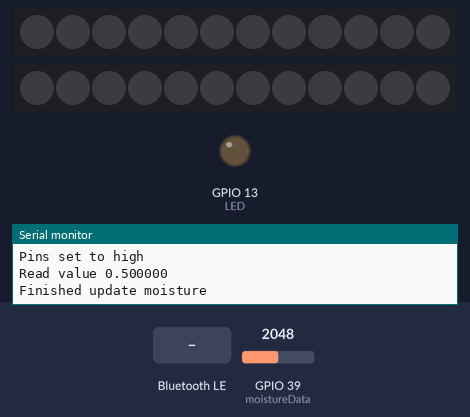
A sketch run on a simulated ESP32. Shown: 2 × 12 RGB LEDs in strip order, left to right, output pins drawn as LEDs (lit = HIGH), the last lines printed to the serial monitor. The inputs (shaded band) are chosen by the test bench; at power-on: GPIO 39 (moistureData) = 2048. Nothing arrives over Bluetooth unless stated; a phone connects over Bluetooth LE 3 s after start; pins used as bus, display or sensor lines are not drawn.

Above: at 1.3 s.
1.4 s: Bluetooth LE write "VM8280875" received
At 10.25 s:
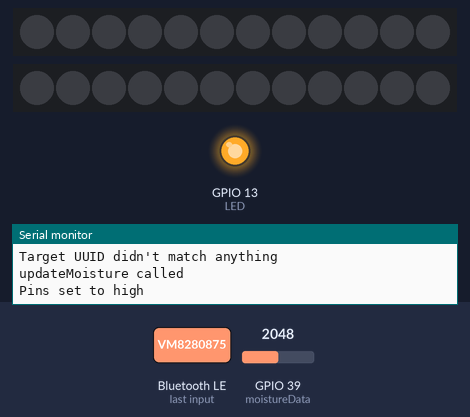
Timing chart, 0 to 11.8 s (numbered marks = the images above; inputs shaded):
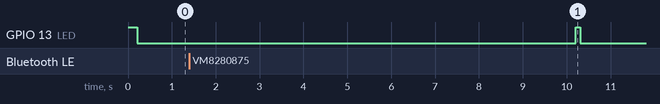

The sketch:

PlantPotFirmware.ino
```cpp
#include <BLEDevice.h>
#include <BLEUtils.h>
#include <BLEServer.h>
//#include <WiFi.h>
//#include <NTPClient.h>
//#include <WiFIUdp.h>
#include <Adafruit_NeoPixel.h>
#include <SPI.h>
#include "UUIDs.h"
#include "pins.h"
#include "PlantPotFirmware.h"

/*
 Name:		PlantPotv2.ino
 Created:	5/14/2020 11:01:40 PM
 Author:	markj
*/

Adafruit_NeoPixel strips[2];

BLEServer* bleServer;
bool bleconnected = false;

float moisture = 0;
BLEService* MoistureService;
BLECharacteristic* MoistureCharacteristic;

float threshold = 0.5;
BLEService* ThresholdService;
BLECharacteristic* ThresholdCharacteristic;

unsigned char colour[3] = {255, 0, 128};
BLEService* ColourService;
BLECharacteristic* RedCharacteristic;
BLECharacteristic* GreenCharacteristic;
BLECharacteristic* BlueCharacteristic;

bool lightsOn = false;
BLEService* LightsOnService;
BLECharacteristic* LightsOnCharacteristic;

/*
char ssid[20] = "VM8280875";
char pass[20] = "s3bkCttHnpbr";
byte ip[4];
bool* wificonnected = false;
BLEService* WiFiCredentailsService;
BLECharacteristic* SSIDCharacteristic;
BLECharacteristic* PASSCharacteristic;
BLECharacteristic* IPCharacteristic;
BLECharacteristic* ConnectedCharactersitic;

WiFiUDP ntpUDP;
NTPClient ntpClient(ntpUDP);
unsigned long* lastTimeGet;
unsigned int* networktime;
*/

void setup()
{
	Serial.begin(115200);
	pinsInit();         // Initialise the GPIO pins for the pixels, moisture power and data and status LED.
	pixelsInit();       // Initialise the pixels.
	//tryWifiInit();      // Initialise the WiFi and NTP clients, may fail if WiFi not available.
	bleInit();          // Initialise the bluetooth low energy server.
	updateMoisture();   // Update the moisture for the first time.
	moisture *= 2;
	updatePixels();     // Update the pixels for the first time.
}

void loop()
{
	updateMoisture();
	delay(10000);
}

void pixelsInit()
{
	strips[0] = Adafruit_NeoPixel(NUM_LEDS, L1, NEO_GRB + NEO_KHZ800);
	strips[1] = Adafruit_NeoPixel(NUM_LEDS, L2, NEO_GRB + NEO_KHZ800);
	for (byte i = 0; i < 2; i++) {
		strips[i].begin();
	}
	return;
}
/*
void tryWifiInit()
{
	// Starts WiFi and initialises the NTP client
	WiFi.begin(ssid, pass);
	for (unsigned short i; i < 10 * 60 * 2; i++) { // If not connected after 10 minutes, give up.
		if (WiFi.status() == WL_CONNECTED) {
			*wificonnected = true;
			goto connected;
		}
		delay(500);
	}
	return;
connected:
	for (byte i = 0; i < 4; i++) { ip[i] = WiFi.localIP()[i]; } // Load ip into memory address.

	ntpClient.begin();
}
*/
void bleInit()
{
	BLEDevice::init("SmartPotv2");
	bleServer = BLEDevice::createServer();
	bleServer->setCallbacks(new ServerCallback());
	MoistureService = bleServer->createService(MOISTURE_SERVICE_UUID);
	MoistureCharacteristic = MoistureService->createCharacteristic(
		MOISTURE_CHARACTERISTIC_UUID,
		BLECharacteristic::PROPERTY_READ | BLECharacteristic::PROPERTY_NOTIFY);

	ThresholdService = bleServer->createService(THRESHOLD_SERVICE_UUID);
	ThresholdCharacteristic = ThresholdService->createCharacteristic(
		THRESHOLD_CHARACTERISTIC_UUID,
		BLECharacteristic::PROPERTY_READ | BLECharacteristic::PROPERTY_WRITE | BLECharacteristic::PROPERTY_NOTIFY);
	ThresholdCharacteristic->setCallbacks(new CharacteristicCallback());

	ColourService = bleServer->createService(COLOUR_SERVICE_UUID);
	RedCharacteristic = ColourService->createCharacteristic(
		RED_CHARACTERISTIC_UUID,
		BLECharacteristic::PROPERTY_READ | BLECharacteristic::PROPERTY_WRITE | BLECharacteristic::PROPERTY_NOTIFY);
	RedCharacteristic->setCallbacks(new CharacteristicCallback());
	GreenCharacteristic = ColourService->createCharacteristic(
		GREEN_CHARACTERISTIC_UUID,
		BLECharacteristic::PROPERTY_READ | BLECharacteristic::PROPERTY_WRITE | BLECharacteristic::PROPERTY_NOTIFY);
	GreenCharacteristic->setCallbacks(new CharacteristicCallback());
	BlueCharacteristic = ColourService->createCharacteristic(
		BLUE_CHARACTERISTIC_UUID,
		BLECharacteristic::PROPERTY_READ | BLECharacteristic::PROPERTY_WRITE | BLECharacteristic::PROPERTY_NOTIFY);
	BlueCharacteristic->setCallbacks(new CharacteristicCallback());

	LightsOnService = bleServer->createService(LIGHTSON_SERVICE_UUID);
	LightsOnCharacteristic = LightsOnService->createCharacteristic(
		LIGHTSON_CHARACTERISTIC_UUID,
		BLECharacteristic::PROPERTY_READ | BLECharacteristic::PROPERTY_WRITE | BLECharacteristic::PROPERTY_NOTIFY);
	LightsOnCharacteristic->setCallbacks(new CharacteristicCallback());

	/*
	WiFiCredentailsService = bleServer->createService(WIFICREDENTIALS_SERVICE_UUID);
	SSIDCharacteristic = WiFiCredentailsService->createCharacteristic(
		SSID_CHARACTERISTIC_UUID,
		BLECharacteristic::PROPERTY_READ | BLECharacteristic::PROPERTY_WRITE | BLECharacteristic::PROPERTY_NOTIFY);
	SSIDCharacteristic->setCallbacks(new CharacteristicCallback());
	PASSCharacteristic = WiFiCredentailsService->createCharacteristic(
		PASS_CHARACTERISTIC_UUID,
		BLECharacteristic::PROPERTY_WRITE | BLECharacteristic::PROPERTY_NOTIFY);
	PASSCharacteristic->setCallbacks(new CharacteristicCallback());
	IPCharacteristic = WiFiCredentailsService->createCharacteristic(
		IP_CHARACTERISTIC_UUID,
		BLECharacteristic::PROPERTY_READ | BLECharacteristic::PROPERTY_NOTIFY);
	ConnectedCharactersitic = WiFiCredentailsService->createCharacteristic(
		CONNECTED_CHARACTERISTIC_UUID,
		BLECharacteristic::PROPERTY_READ | BLECharacteristic::PROPERTY_NOTIFY);
	*/
	uint8_t value;

	value = (int)(moisture * 100);
	MoistureCharacteristic->setValue(&value, sizeof(value));
	char buffer[8];
	floatToString(buffer, threshold);
	ThresholdCharacteristic->setValue(buffer);
	clearBuffer(buffer,8);

	value = colour[0];
	RedCharacteristic->setValue(&value, sizeof(value));
	value = colour[1];
	RedCharacteristic->setValue(&value, sizeof(value));
	value = colour[2];
	RedCharacteristic->setValue(&value, sizeof(value));
	boolToString(buffer, lightsOn);
	LightsOnCharacteristic->setValue(buffer);
	/*
	SSIDCharacteristic->setValue(ssid);
	char ipstr[17];
	sprintf(ipstr, "%d.%d.%d.%d", ip[0], ip[1], ip[2], ip[3]);
	IPCharacteristic->setValue(ipstr);
	ConnectedCharactersitic->setValue(boolToString(wificonnected));
	*/
	MoistureService->start();
	ThresholdService->start();
	ColourService->start();
	LightsOnService->start();
	//WiFiCredentailsService->start();

	BLEAdvertising* pAdvertising = BLEDevice::getAdvertising();
	pAdvertising->addServiceUUID(MOISTURE_SERVICE_UUID);
	pAdvertising->addServiceUUID(THRESHOLD_SERVICE_UUID);
	pAdvertising->addServiceUUID(COLOUR_SERVICE_UUID);
	pAdvertising->addServiceUUID(LIGHTSON_SERVICE_UUID);
	//pAdvertising->addServiceUUID(WIFICREDENTIALS_SERVICE_UUID);
	pAdvertising->setScanResponse(true);
	pAdvertising->setMinPreferred(0x06);  // functions that help with iPhone connections issue
	pAdvertising->setMinPreferred(0x12);
	BLEDevice::startAdvertising();
	MoistureCharacteristic->notify();
	ThresholdCharacteristic->notify();
	RedCharacteristic->notify();
	GreenCharacteristic->notify();
	BlueCharacteristic->notify();
	LightsOnCharacteristic->notify();
	return;
}

void pinsInit()
{
	pinMode(moisturePower, OUTPUT);
	pinMode(moistureData, INPUT);
	pinMode(LED, OUTPUT);
	pinMode(L1, OUTPUT);
	pinMode(L2, OUTPUT);

	digitalWrite(LED, HIGH);
	digitalWrite(moisturePower, LOW);
}

void updateMoisture()
{
	Serial.write("updateMoisture called\n");
	digitalWrite(moisturePower, HIGH);
	digitalWrite(LED, HIGH);
	Serial.write("Pins set to high\n");
	delay(100);
	moisture = ((((float)analogRead(moistureData)) / 4096) + moisture)/2;
	Serial.printf("Read value %f\n",moisture);
	digitalWrite(moisturePower, LOW);
	digitalWrite(LED, LOW);
	Serial.write("Finished update moisture\n");
	char buffer[8];
	sprintf(buffer, "%1.4f", moisture);
	MoistureCharacteristic->setValue(buffer);
	MoistureCharacteristic->notify();
	return;
}

void updatePixels()
{
	for (byte i = 0; i < 2; i++) {

		if (lightsOn) {
			strips[i].fill(strips[i].Color(colour[0], colour[1], colour[2]));
			if (moisture < threshold)
			{
				unsigned char b = (int)((moisture / threshold) * 255);
				unsigned char g = 255 - b;
				//strips[i].setPixelColor(0, 0, g, b);
				//strips[i].setPixelColor(NUM_LEDS - 1, 0, g, b);
			}
		}
		else {
			strips[i].fill(strips[i].Color(0, 0, 0));
		}
		strips[i].show();

	}
}
/*
void updateNetworkTime()
{
	 // Every 10 minutes
	if (*wificonnected) {
		while (!ntpClient.update()) {
			ntpClient.forceUpdate();
		}
		*networktime = (int)(ntpClient.getHours() * 3600) + (int)(ntpClient.getMinutes() * 60) + (int)ntpClient.getSeconds();
	}
	lastTimeGet = millis();
	return;
}

unsigned long getTime() {
	return networktime + (int)((millis()-lastTimeGet)/1000);
}
*/

void floatToString(char* buffer,float value)
{
	Serial.printf("\t| Float to string called on value %f\n", value);
	sprintf(buffer, "%.4f", value);
	Serial.printf("\t| Returned a string: %s\n",buffer);
	return;
}

void boolToString(char* buffer, bool value)
{
	if (value) { buffer = "true"; }
	else { buffer = "false"; }
}

void clearBuffer(char* buffer, byte length)
{
	for (byte i = 0; i < length; i++) {
		buffer[i] = 0;
	}
}

void ServerCallback::onConnect(BLEServer* pServer)
{
	bleconnected = true;
}

void ServerCallback::onDisconect(BLEServer* pServer)
{
	bleconnected = false;
}

void CharacteristicCallback::onWrite(BLECharacteristic* pCharactersitic) {
	BLEUUID targetUUID = pCharactersitic->getUUID();
	Serial.write("Write callback called\n");
	if (targetUUID.equals(ThresholdCharacteristic->getUUID())) {
		threshold = ((String)(char*)(pCharactersitic->getData())).toFloat();
		updatePixels();
	}
	else if (targetUUID.equals(RedCharacteristic->getUUID())) {
		colour[0] = (unsigned char)(*(char*)pCharactersitic->getData());
		updatePixels();
	}
	else if (targetUUID.equals(GreenCharacteristic->getUUID())) {
		colour[1] = (unsigned char)(*(char*)pCharactersitic->getData());
		updatePixels();
	}
	else if (targetUUID.equals(BlueCharacteristic->getUUID())) {
		colour[2] = (unsigned char)(*(char*)pCharactersitic->getData());
		updatePixels();
	}
	else if (targetUUID.equals(LightsOnCharacteristic->getUUID())) {
		lightsOn = ((String)(char*)pCharactersitic->getData()).equals("true");
		updatePixels();
	}
	else {
		Serial.write("Target UUID didn't match anything\n");
	}
	/*
	else if (targetUUID.equals(SSIDCharacteristic->getUUID())) {
		//((String)(char*)pCharactersitic->getData()).toCharArray(ssid, 20, 0);
	}
	else if (targetUUID.equals(PASSCharacteristic->getUUID())) {
		//((String)(char*)pCharactersitic->getData()).toCharArray(pass, 20, 0);
	}
	*/
}
```

PlantPotFirmware.h
```cpp
#pragma once
void setup();
void loop();
void pixelsInit();
//void tryWifiInit();
void bleInit();
void pinsInit();
void updateMoisture();
void updatePixels();
//void updateNetworkTime();
//unsigned long getTime();
void floatToString(char* buffer, float value);
void boolToString(char* buffer, bool value);
class ServerCallback : public BLEServerCallbacks {
	void onConnect(BLEServer* pServer);
	void onDisconect(BLEServer* pServer);
};
class CharacteristicCallback : public BLECharacteristicCallbacks {
	void onWrite(BLECharacteristic* pCharactersitic);
};
```

UUIDs.h
```cpp
#pragma once

#define MOISTURE_SERVICE_UUID				"dbf40f61-dac7-43b1-b99c-55463c7e8742"
#define MOISTURE_CHARACTERISTIC_UUID		"2dd541bd-2d18-447d-aa51-625787d8b3df"

#define THRESHOLD_SERVICE_UUID				"c06639a5-1b30-4dd9-b939-d60edf5947ad"
#define THRESHOLD_CHARACTERISTIC_UUID		"6511ba08-6567-443b-afac-b5d995fc1aac"

#define COLOUR_SERVICE_UUID					"0be15d7f-17a0-4864-b797-4b80ab199eb6"
#define RED_CHARACTERISTIC_UUID				"02f3a14a-ff6f-4188-a086-34c0c4817944"
#define GREEN_CHARACTERISTIC_UUID			"95a49efa-4ad8-43da-af58-b81b5d5f635e"
#define BLUE_CHARACTERISTIC_UUID			"31e2031c-6256-4335-8f1a-012c4c1abd5c"

#define LIGHTSON_SERVICE_UUID				"b11c29d7-941e-4fb4-9e7f-c66b61342727"
#define LIGHTSON_CHARACTERISTIC_UUID		"fdda478f-7123-44fb-b74e-1198ca501108"

#define WIFICREDENTIALS_SERVICE_UUID		"e814cb01-337a-4736-8e4c-b0e3292f47b0"
#define SSID_CHARACTERISTIC_UUID			"43ed72f7-f3c8-4bc4-adbb-6023059893c7"
#define PASS_CHARACTERISTIC_UUID			"6ce1ae3f-8101-4948-8297-ae349490b42f"
#define IP_CHARACTERISTIC_UUID				"b10ee0b5-d0b8-40c8-9065-bb2b3a223729"
#define CONNECTED_CHARACTERISTIC_UUID		"017136ac-ebbd-4e22-baf8-03722d509a07"
```

pins.h
```cpp
#pragma once
#define moistureData        A3
#define moisturePower       21
#define L1                  12
#define L2                  27
#define NUM_LEDS            12
#define LED                 13
```
